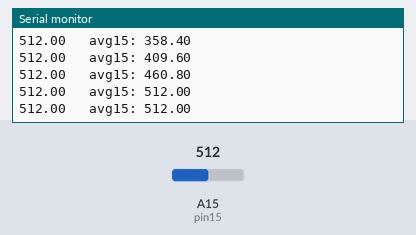
Bench run of a sketch on a simulated Arduino Mega 2560, built with avr-gcc and run on an emulated ATmega2560. On the bench: the last lines printed to the serial monitor. Inputs (shaded band) come from the test bench; at power-on: A15 (pin15) = 512.

Above: at 1.2 s.
1.3 s: A15 (pin15) set to 109
At 1.32 s:
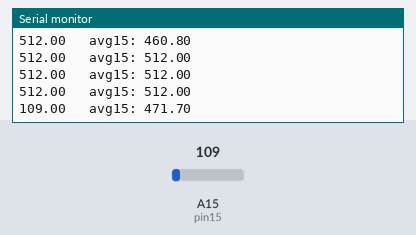
2.8 s: A15 (pin15) set to 91
At 2.84 s:
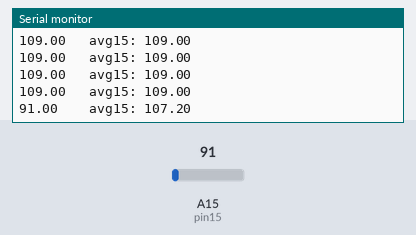
9.0 s: A15 (pin15) set to 8
At 9.02 s:
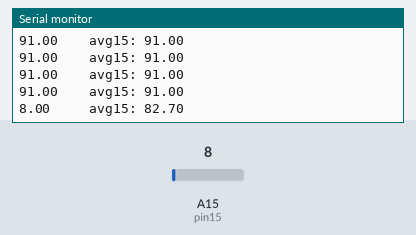
10.5 s: A15 (pin15) set to 11
At 10.53 s:
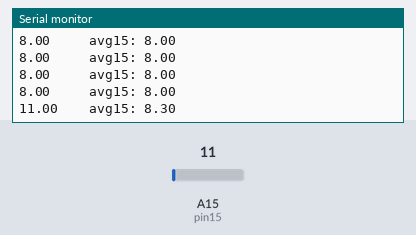
Timing chart, 0 to 13.1 s (numbered marks = the images above; inputs shaded):
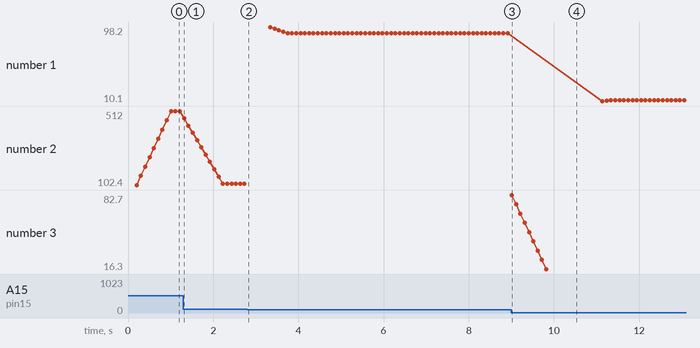

The sketch:

photodiodeTest2.ino
```cpp
#define pin15 A15

double lastVals15[10] = { 0 };

int averagingRange = 10;

void setup() {
  Serial.begin(9600);
  pinMode(pin15, INPUT);  // set pull-up on analog pin 0
}

void loop() {
  delay(100);   // delay a bit

  // read each brightness current value
  double read15 = analogRead(pin15);

  // shift all values down except the last one (id = 9)
  for (int id = 0; id < averagingRange - 1; id += 1) {
    lastVals15[id] = lastVals15[id + 1];
  }

  // put the current value as the last id slot
  lastVals15[9] = read15;

  // set averages
  double avg15 = 0;
  for (int id = 0; id < 10; id += 1) {
    avg15 += lastVals15[id];
  }
  avg15 = avg15 / averagingRange;

  int spacesForReadingVals = 8;

  // print 15
  printf(read15, spacesForReadingVals);
  Serial.print(" avg15: ");
  printf(avg15, spacesForReadingVals);
  Serial.println("");


}


// prints number with spaces; LEN IS THE TOTAL STRING LENGTH WANTED
void printf(double number, int len) {     // for printing floats (will have .00 at the end)
  int spacesNeeded = 0;

  Serial.print(number);
  if (number < 10)         // x.00 --> 4
    spacesNeeded = len - 4;
  else if (number < 100)   // xx.00 --> 5
    spacesNeeded = len - 5;
  else if (number < 1000)  // xxx.00 --> 6
    spacesNeeded = len - 6;
  else if (number < 10000) // xxxx.00 --> 7
    spacesNeeded = len - 7;

  if (spacesNeeded <= 0){
    Serial.print("hello");
    return;
  }

  for (int x = 0; x < spacesNeeded; x += 1)
    Serial.print(" ");
}
```

Measured:
- the behaviour switches between 100 and 99 on A15 (pin15) (found by bisection; images 1 and 2)
- the behaviour switches between 9 and 10 on A15 (pin15) (found by bisection; images 3 and 4)
- after the input at 1.3 s, the serial monitor: prints a new line at once (image 1)
- after the input at 2.8 s, the serial monitor: prints a new line at once (image 2)
- after the input at 9.0 s, the serial monitor: prints a new line at once (image 3)
- after the input at 10.5 s, the serial monitor: prints a new line at once (image 4)
- plotted number 1: 91 → 11 after the input at 10.5 s
- plotted number 2: 512 → 109 after the input at 1.3 s
